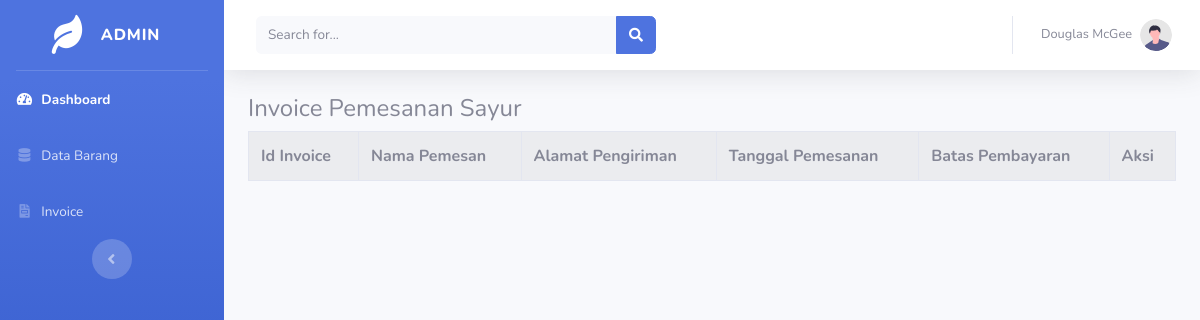
Page /toko_online/index.php/admin/invoice on the earlier database version.
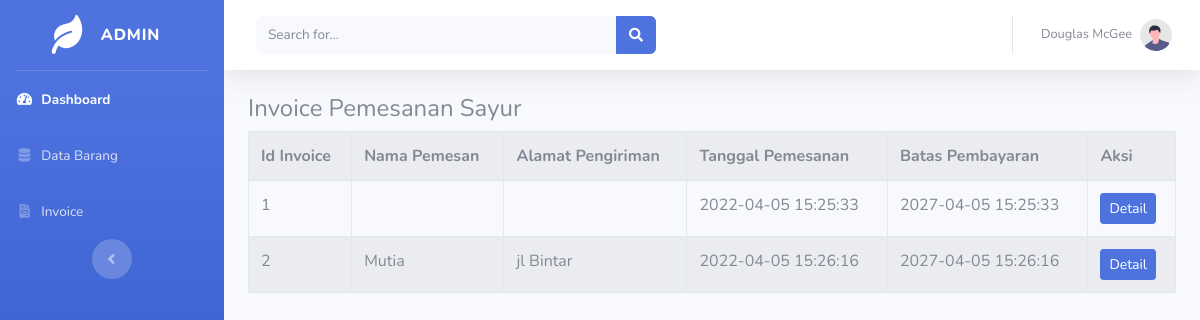
Same page on the later database version.
### tables this page shows
CREATE TABLE `tb_invoice` (
  `id` int(11) NOT NULL,
  `nama` varchar(56) NOT NULL,
  `alamat` varchar(255) NOT NULL,
  `tgl_pesan` datetime NOT NULL,
  `batas_bayar` datetime NOT NULL
);

### toko_online/application/controllers/admin/invoice.php (called while the page is built, shortened)
<?php
class Invoice extends CI_Controller{
	public function index()
	{
		$data['invoice'] = $this->model_invoice->tampil_data();
		$this->load->view('templates_admin/header');
		$this->load->view('templates_admin/sidebar');
		$this->load->view('admin/invoice',$data);
		$this->load->view('templates_admin/footer');
	}
}

### toko_online/index.php (called while the page is built, shortened)
<?php
require_once BASEPATH.'core/CodeIgniter.php';

### toko_online/application/models/model_invoice.php (called while the page is built, shortened)
<?php
class Model_invoice extends CI_Model{
	public function tampil_data()
	{
		$result = $this->db->get('tb_invoice');
		if($result->num_rows() >= 0){
			return $result->result();
		} else {
			return false;
		}
	}
}
?>

### toko_online/application/views/admin/invoice.php (the view)
<div class="container-fluid">
	<h4>Invoice Pemesanan Sayur</h4>
	<table class="table table-bordered table-hover table-striped">
		<tr>
			<th>Id Invoice</th>
			<th>Nama Pemesan</th>
			<th>Alamat Pengiriman</th>
			<th>Tanggal Pemesanan</th>
			<th>Batas Pembayaran</th>
			<th>Aksi</th>
		</tr>
		<?php foreach($invoice as $inv): ?>
		<tr>
			<td><?php echo $inv->id ?></td>
			<td><?php echo $inv->nama ?></td>
			<td><?php echo $inv->alamat ?></td>
			<td><?php echo $inv->tgl_pesan ?></td>
			<td><?php echo $inv->batas_bayar ?></td>
			<td><?php echo anchor('admin/invoice/detail' .$inv->id, '<div class="btn btn-sm btn-primary">Detail</div>') ?></td>
		</tr>
	<?php endforeach; ?>
	</table>
</div>

Differences in the rows shown:
added tb_invoice: id "1", tgl_pesan "2022-04-05 15:25:33", batas_bayar "2027-04-05 15:25:33", id "Detail"
added tb_invoice: id "2", nama "Mutia", alamat "jl Bintar", tgl_pesan "2022-04-05 15:26:16", batas_bayar "2027-04-05 15:26:16", id "Detail"
